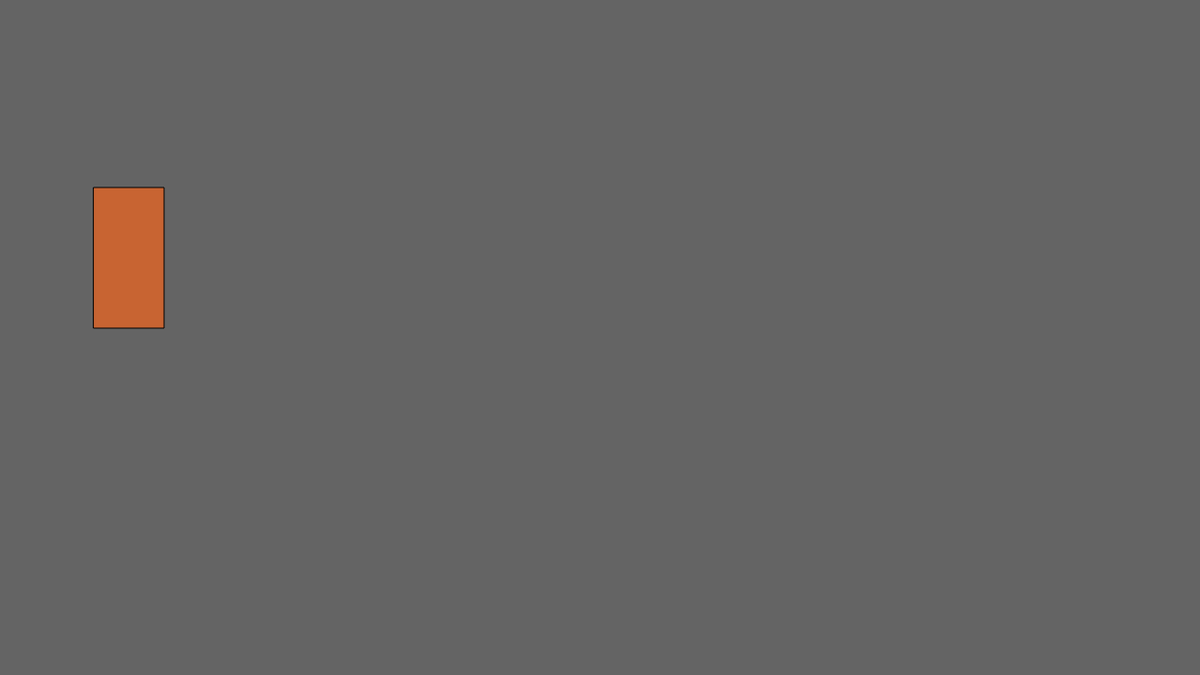
Frame 1 (no input)
Frame 60 (no input): identical to frame 1, image omitted
Frame 120 (the mouse pressed at the canvas centre since frame 60): identical to frame 1, image omitted

The p5.js sketch that drew this single still picture (run headless with seeded random() and noise() and a simulated clock; from frame 60 on, the mouse is pressed at the canvas centre):

// p5.js sketch
// ── sketch.js
function setup() {
  // put setup code here
  createCanvas(1280, 720);
}

function draw() {
  background(100);

  fill(200, 100, 50);
  rect(100, 200, 75, 150);
}
